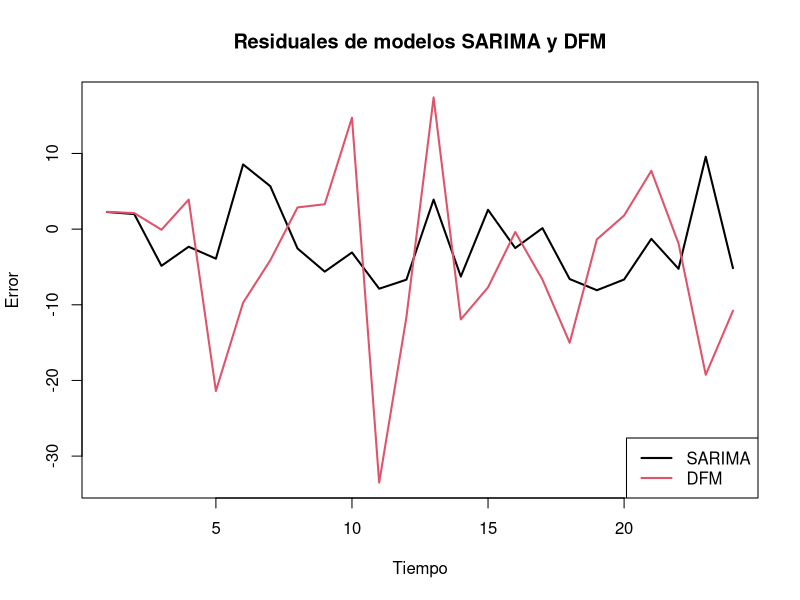

This chart was generated by the following R code:
ResSARIMA <- read.csv("./data/nowSARIMA.csv")
ResDFM <- read.csv("./data/nowDFM.csv")

errorSARIMA <- ResSARIMA$nowSARIMA - ResSARIMA$Obs
errorDFM <- ResDFM$nowDFM - ResDFM$Obs

png("./images/Resultados/ResidualesModelos.png")
ts.plot(cbind(errorSARIMA, errorDFM), lwd = 2, col = 1:2,
main = "Residuales de modelos SARIMA y DFM",
xlab = "Tiempo",
ylab = "Error")
legend(x = "bottomright", legend = c("SARIMA", "DFM"), col = 1:2, lwd = 2)
dev.off()

forecast::dm.test(errorDFM, errorSARIMA, alternative = "greater")